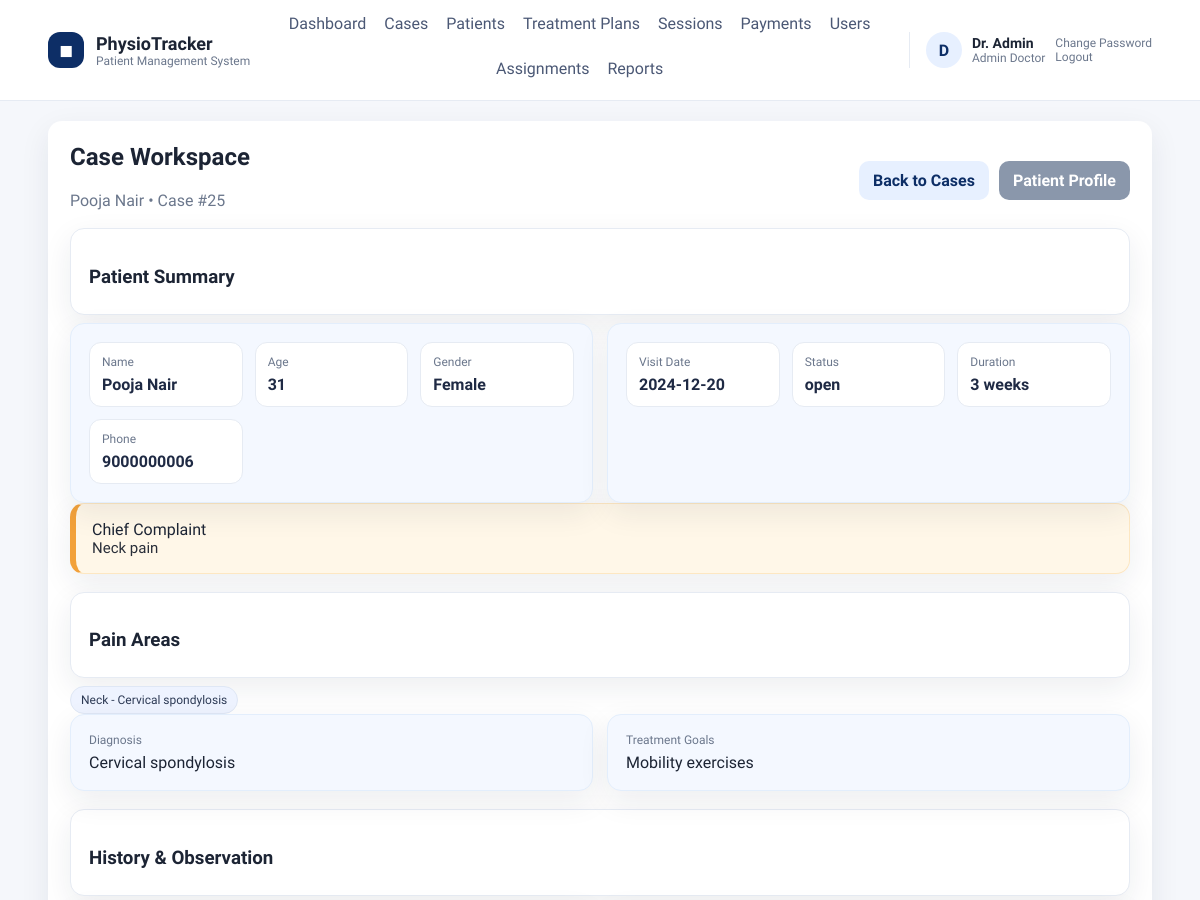
Before: /admin/case_view.php?case_id=25 (signed in, upper part) with the older database file.
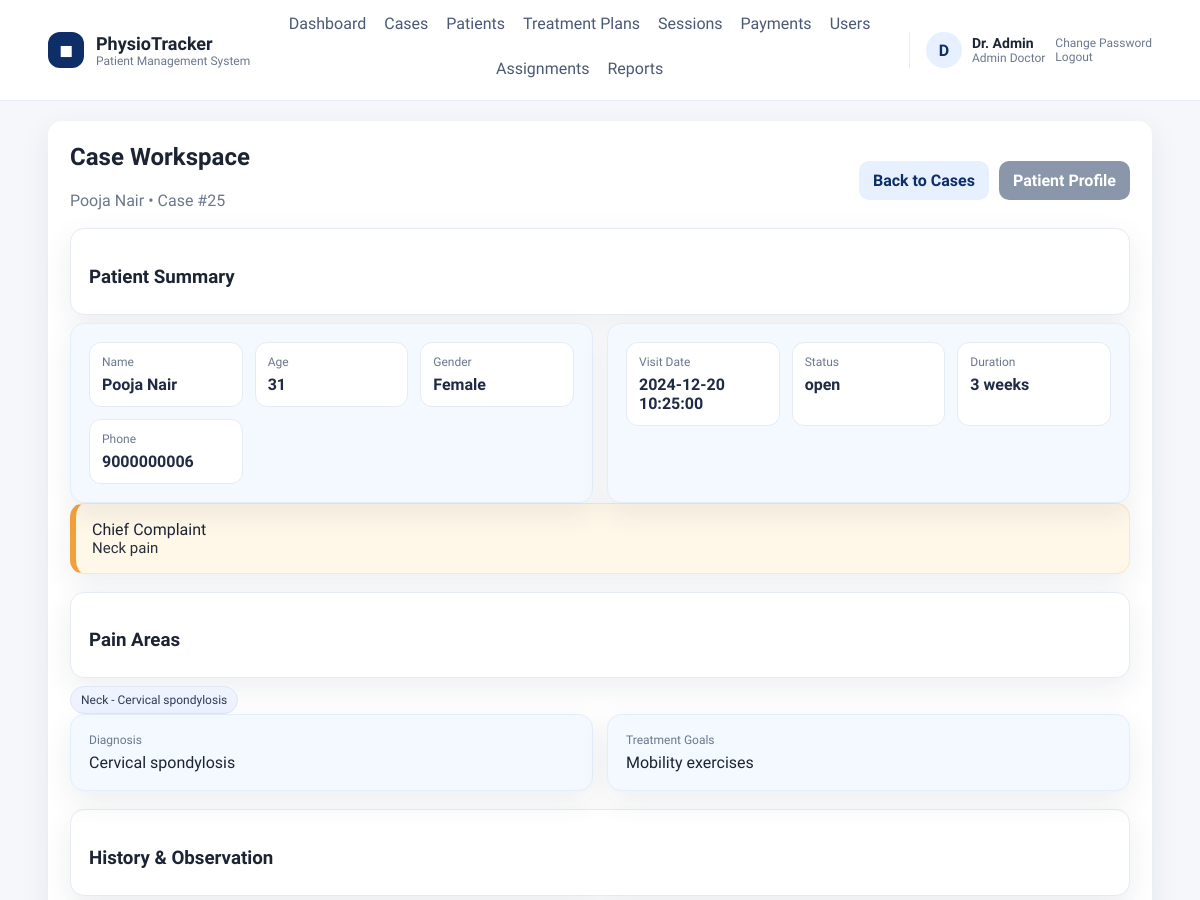
After: the same page with the newer database file.
### tables this page shows
CREATE TABLE users (
    id INT AUTO_INCREMENT PRIMARY KEY,
    role ENUM('admin_doctor','sub_doctor','receptionist','patient') NOT NULL,
    name VARCHAR(120) NOT NULL,
    email VARCHAR(180) NOT NULL UNIQUE,
    password_hash VARCHAR(255) NOT NULL,
    security_question VARCHAR(255) NOT NULL,
    security_answer_hash VARCHAR(255) NOT NULL,
    active TINYINT(1) NOT NULL DEFAULT 1,
    can_view_reports TINYINT(1) NOT NULL DEFAULT 1,
    created_at TIMESTAMP DEFAULT CURRENT_TIMESTAMP
);

CREATE TABLE patient_cases (
    id INT AUTO_INCREMENT PRIMARY KEY,
    patient_id INT NOT NULL,
    visit_date DATETIME NOT NULL,
    condition_duration VARCHAR(100),
    status ENUM('open','closed') NOT NULL DEFAULT 'open',
    closed_at DATE NULL,
    closed_notes TEXT,
    chief_complain TEXT,
    history_present_illness TEXT,
    past_medical_history TEXT,
    surgical_history TEXT,
    family_history TEXT,
    socio_economic_status TEXT,
    observation_built TEXT,
    observation_attitude_limb TEXT,
    observation_posture TEXT,
    observation_deformity TEXT,
    aids_applications TEXT,
    gait TEXT,
    palpation_tenderness TEXT,
    palpation_oedema VARCHAR(50),
    palpation_warmth TEXT,
    palpation_crepitus TEXT,
    examination_rom TEXT,
    muscle_power TEXT,
    muscle_bulk TEXT,
    ligament_instability TEXT,
    pain_type TEXT,
    pain_site TEXT,
    pain_nature TEXT,
    pain_aggravating_factor TEXT,
    pain_relieving_factor TEXT,
    pain_measurement TINYINT NULL,
    gait_assessment TEXT,
    diagnosis TEXT,
    treatment_goals TEXT,
    created_by INT NULL,
    created_at TIMESTAMP DEFAULT CURRENT_TIMESTAMP,
    FOREIGN KEY (patient_id) REFERENCES patients(id) ON DELETE CASCADE
);

CREATE TABLE patients (
    id INT AUTO_INCREMENT PRIMARY KEY,
    user_id INT NULL,
    first_name VARCHAR(80) NOT NULL,
    last_name VARCHAR(80) NOT NULL,
    age INT NULL,
    gender VARCHAR(20),
    dob DATE NULL,
    occupation VARCHAR(120),
    assessment_date DATE NULL,
    dominance VARCHAR(50),
    condition_duration VARCHAR(100),
    phone VARCHAR(40),
    address VARCHAR(255),
    emergency_contact VARCHAR(120),
    chief_complain TEXT,
    history_present_illness TEXT,
    past_medical_history TEXT,
    surgical_history TEXT,
    family_history TEXT,
    socio_economic_status TEXT,
    observation_built TEXT,
    observation_attitude_limb TEXT,
    observation_posture TEXT,
    observation_deformity TEXT,
    aids_applications TEXT,
    gait TEXT,
    palpation_tenderness TEXT,
    palpation_oedema VARCHAR(50),
    palpation_warmth TEXT,
    palpation_crepitus TEXT,
    examination_rom TEXT,
    muscle_power TEXT,
    muscle_bulk TEXT,
    ligament_instability TEXT,
    pain_type TEXT,
    pain_site TEXT,
    pain_nature TEXT,
    pain_aggravating_factor TEXT,
    pain_relieving_factor TEXT,
    pain_measurement TINYINT NULL,
    gait_assessment TEXT,
    diagnosis TEXT,
    treatment_goals TEXT,
    created_by INT NULL,
    created_at TIMESTAMP DEFAULT CURRENT_TIMESTAMP,
    FOREIGN KEY (user_id) REFERENCES users(id) ON DELETE SET NULL
);

CREATE TABLE pain_master (
    id INT AUTO_INCREMENT PRIMARY KEY,
    category VARCHAR(80) NOT NULL,
    subcategory VARCHAR(120) NOT NULL,
    is_other TINYINT(1) NOT NULL DEFAULT 0,
    active TINYINT(1) NOT NULL DEFAULT 1
);

### db.php (called while the page is built, shortened)
<?php
function db(): PDO
{
    static $pdo = null;
    if ($pdo === null) {
        $dsn = 'mysql:host=' . DB_HOST . ';dbname=' . DB_NAME . ';charset=utf8mb4';
        $pdo = new PDO($dsn, DB_USER, DB_PASS, [
            PDO::ATTR_ERRMODE => PDO::ERRMODE_EXCEPTION,
            PDO::ATTR_DEFAULT_FETCH_MODE => PDO::FETCH_ASSOC,
        ]);
    }
    return $pdo;
}

### auth.php (called while the page is built, shortened)
<?php
require_once __DIR__ . '/db.php';
require_once __DIR__ . '/helpers.php';
function current_user(): ?array
{
    $stmt = db()->prepare('SELECT * FROM users WHERE id = ?');
    $stmt->execute([$_SESSION['user_id']]);
    $user = $stmt->fetch();
    return $user ?: null;
}

### helpers.php (called while the page is built, shortened)
<?php
require_once __DIR__ . '/db.php';
function e(string $value): string
{
    return htmlspecialchars($value, ENT_QUOTES, 'UTF-8');
}

### admin/case_view.php (the view, shortened to what this page needs)
<?php
require_once __DIR__ . '/../auth.php';
require_once __DIR__ . '/../helpers.php';
$pdo = db();
$caseId = (int) ($_GET['case_id'] ?? 0);
$stmt = $pdo->prepare('
    SELECT pc.*, p.first_name, p.last_name, p.phone, p.gender, p.age
    FROM patient_cases pc
    JOIN patients p ON p.id = pc.patient_id
    WHERE pc.id = ?
');
$stmt->execute([$caseId]);
$case = $stmt->fetch();
$painStmt = $pdo->prepare('
    SELECT pm.category, pm.subcategory
    FROM patient_pain pp
    JOIN pain_master pm ON pm.id = pp.pain_master_id
    WHERE pp.case_id = ?
');
$painStmt->execute([$caseId]);
$painAreas = $painStmt->fetchAll();
require __DIR__ . '/../layout/header.php';
?>
<div class="page-header">
    <div>
        <h2>Case Workspace</h2>
        <div class="page-subtitle"><?php echo e($case['first_name'] . ' ' . $case['last_name']); ?> • Case #<?php echo $caseId; ?></div>
    </div>
    <div class="form-actions">
        <a class="btn ghost" href="cases.php">Back to Cases</a>
        <a class="btn secondary" href="patient_view.php?id=<?php echo $case['patient_id']; ?>">Patient Profile</a>
    </div>
</div>
<div class="section-card section-title">
    <h3>Patient Summary</h3>
</div>
<div class="card-grid two-col">
    <div class="section-card soft">
        <div class="info-grid">
            <div class="info-item"><div class="info-label">Name</div><div class="info-value"><?php echo e($case['first_name'] . ' ' . $case['last_name']); ?></div></div>
            <div class="info-item"><div class="info-label">Age</div><div class="info-value"><?php echo e($case['age']); ?></div></div>
            <div class="info-item"><div class="info-label">Gender</div><div class="info-value"><?php echo e($case['gender']); ?></div></div>
            <div class="info-item"><div class="info-label">Phone</div><div class="info-value"><?php echo e($case['phone']); ?></div></div>
        </div>
    </div>
    <div class="section-card soft">
        <div class="info-grid">
            <div class="info-item"><div class="info-label">Visit Date</div><div class="info-value"><?php echo e($case['visit_date']); ?></div></div>
            <div class="info-item"><div class="info-label">Status</div><div class="info-value"><?php echo e($case['status']); ?></div></div>
            <div class="info-item"><div class="info-label">Duration</div><div class="info-value"><?php echo e($case['condition_duration']); ?></div></div>
        </div>
    </div>
</div>
<div class="callout">
    <div class="callout-title">Chief Complaint</div>
    <div class="callout-body"><?php echo nl2br(e($case['chief_complain'])); ?></div>
</div>
<div class="section-card section-title">
    <h3>Pain Areas</h3>
</div>
<div class="chip-group">
    <?php foreach ($painAreas as $pain): ?>
        <span class="chip"><?php echo e($pain['category'] . ' - ' . $pain['subcategory']); ?></span>
    <?php endforeach; ?>
</div>
<div class="card-grid two-col">
    <div class="section-card soft">
        <div class="info-label">Diagnosis</div>
        <div><?php echo nl2br(e($case['diagnosis'])); ?></div>
    </div>
    <div class="section-card soft">
        <div class="info-label">Treatment Goals</div>
        <div><?php echo nl2br(e($case['treatment_goals'])); ?></div>
    </div>
</div>
<div class="section-card section-title">
    <h3>History &amp; Observation</h3>
</div>
<?php require __DIR__ . '/../layout/footer.php'; ?>

### layout/header.php (shortened to what this page needs)
<?php
require_once __DIR__ . '/../auth.php';
require_once __DIR__ . '/../helpers.php';
$user = current_user();
$role = $user['role'] ?? '';
$menu = [];
if ($user) {
    if ($role === 'admin_doctor') {
        $menu = [
            'Dashboard' => 'admin/dashboard.php',
            'Cases' => 'admin/cases.php',
            'Patients' => 'admin/patients.php',
            'Treatment Plans' => 'admin/treatment_plans.php',
            'Sessions' => 'admin/sessions.php',
            'Payments' => 'admin/payments.php',
            'Users' => 'admin/users.php',
            'Assignments' => 'admin/assignments.php',
        ];
        if ((int) $user['can_view_reports'] === 1) {
            $menu['Reports'] = 'admin/reports.php';
        }
    } elseif ($role === 'sub_doctor') {
        $menu = [
            'Dashboard' => 'subdoctor/dashboard.php',
            'Assigned Patients' => 'subdoctor/patients.php',
            'Session Notes' => 'subdoctor/sessions.php',
        ];
    } elseif ($role === 'receptionist') {
        $menu = [
            'Dashboard' => 'receptionist/dashboard.php',
            'Register Patients' => 'receptionist/patients.php',
            'Payments' => 'receptionist/payments.php',
        ];
    }
}
?>
<!doctype html>
<html>
<head>
    <?php $cssVersion = @filemtime(__DIR__ . '/../assets/style.css') ?: time(); ?>
    <link rel="stylesheet" href="<?php echo BASE_URL; ?>assets/style.css?v=<?php echo $cssVersion; ?>">
</head>
<body>
<header class="site-header">
    <div class="header-inner">
        <div class="brand">
            <div class="brand-mark">◼︎</div>
            <div>
                <div class="brand-title">PhysioTracker</div>
                <div class="brand-subtitle">Patient Management System</div>
            </div>
        </div>
        <nav class="main-nav">
            <?php if ($user): ?>
                <?php foreach ($menu as $label => $path): ?>
                    <a href="<?php echo BASE_URL . $path; ?>"><?php echo e($label); ?></a>
                <?php endforeach; ?>
            <?php else: ?>
                <a href="<?php echo BASE_URL; ?>login.php">Login</a>
            <?php endif; ?>
        </nav>
        <?php if ($user): ?>
            <div class="user-chip">
                <div class="user-avatar"><?php echo e(strtoupper(substr($user['name'], 0, 1))); ?></div>
                <div>
                    <div class="user-name"><?php echo e($user['name']); ?></div>
                    <div class="user-role"><?php echo e(str_replace('_', ' ', $role)); ?></div>
                </div>
                <div class="user-actions">
                    <a href="<?php echo BASE_URL; ?>change_password.php">Change Password</a>
                    <a href="<?php echo BASE_URL; ?>logout.php">Logout</a>
                </div>
            </div>
        <?php endif; ?>
    </div>
</header>
<main class="page">
    <div class="container">

### layout/footer.php
</div>
</main>
</body>
</html>

Changed rows visible on the page:
changed patient_cases "open": visit_date "2024-12-20" → "2024-12-20 10:25:00"
